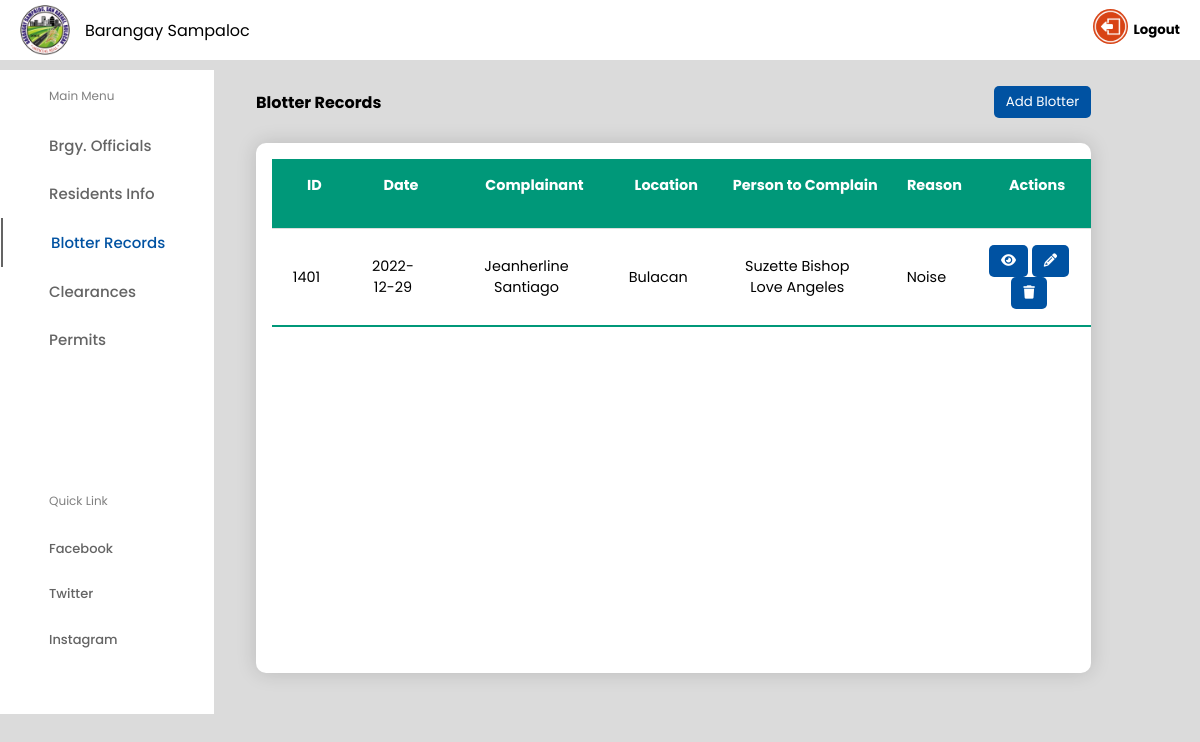
The page /blotter.php on the database its author committed.
### tables this page shows
CREATE TABLE `tblblotter` (
  `bID` int(11) NOT NULL,
  `bDate` date NOT NULL DEFAULT current_timestamp(),
  `bComp` varchar(50) NOT NULL,
  `bLoc` varchar(50) NOT NULL,
  `bPers` varchar(50) NOT NULL,
  `bReason` varchar(50) NOT NULL,
  `bAction` varchar(100) NOT NULL,
  `bAssist` varchar(50) NOT NULL,
  `bStatus` varchar(20) NOT NULL
);

### blotter.php (the view, shortened to what this page needs)
<!DOCTYPE html>
<html lang="en">
<head>
    <link rel="stylesheet" href="sections.css" />
    <link rel="stylesheet" href="https://cdnjs.cloudflare.com/ajax/libs/font-awesome/6.2.0/css/all.min.css" />
</head>
<body>
    <header class="header">
        <div class="logo">
            <img src="bLogo.png" alt="">
            <a>Barangay Sampaloc</a>
        </div>
        <div class="header-icons">
            <div class="account">
                <a href="logout.php"><img src="logout2.png" alt=""></a>
            </div>
            <br>
            <div>
                <h5>&nbsp Logout</h5>
            </div>
        </div>
    </header>
    <div class="container">
        <nav>
            <div class="side_navbar">
                <span>Main Menu</span>
                <a href="officials.php">Brgy. Officials</a>
                <a href="residents.php">Residents Info</a>
                <a href="blotter.php" class="active">Blotter Records</a>
                <a href="clearance.php">Clearances</a>
                <a href="permit.php">Permits</a>
                <div class="links">
                    <span>Quick Link</span>
                    <a href="#">Facebook</a>
                    <a href="#">Twitter</a>
                    <a href="#">Instagram</a>
                </div>
            </div>
        </nav>
        <div class="main-body">
            <div class="list">
                <div class="list1">
                    <div class="row">
                        <h4>Blotter Records</h4>
                        <div class="add">
                            <a href="addBlotter.php"><button>Add Blotter</button></a>
                        </div>
                    </div>
                    <table>
                        <thead>
                            <tr>
                                <th>ID</th>
                                <th>Date</th>
                                <th>Complainant</th>
                                <th>Location</th>
                                <th>Person to Complain</th>
                                <th>Reason</th>
                                <th>Actions</th>
                            </tr>
                        </thead>
                        <tbody>
                            <?php
                            include('config.php');
                            $sql = "SELECT * FROM tblBlotter";
                            $result = mysqli_query($conn, $sql);
                            while ($data = mysqli_fetch_array($result)) {
                            ?>
                                <tr>
                                    <td><?php echo $data['bID']; ?></td>
                                    <td><?php echo $data['bDate']; ?></td>
                                    <td><?php echo $data['bComp']; ?></td>
                                    <td><?php echo $data['bLoc']; ?></td>
                                    <td><?php echo $data['bPers']; ?></td>
                                    <td><?php echo $data['bReason']; ?></td>
                                    <td>
                                        <div class="add">
                                            <a href="viewBlotter.php?bID=<?php echo $data['bID']; ?>">
                                                <button><i class="fa fa-eye"></i></button>
                                            </a>
                                            <a href="editBlotter.php?bID=<?php echo $data['bID']; ?>">
                                                <button><i class="fa fa-pencil"></i></button>
                                            </a>
                                            <a href="deleteBlotter.php?bID=<?php echo $data['bID']; ?>">
                                                <button><i class="fa fa-trash"></i></button>
                                            </a>
                                        </div>
                                    </td>
                                </tr>
                            <?php
                            }
                            ?>
                        </tbody>
                    </table>
                </div>
            </div>
        </div>
    </div>
</body>
</html>

### sections.css (style rules this page uses)
* { margin: 0; padding: 0; border: none; outline: none; text-decoration: none; box-sizing: border-box; font-family: "Poppins", sans-serif; }
body { background: rgb(219, 219, 219); }
.header { display: flex; align-items: center; justify-content: space-between; height: 60px; padding: 20px; background: #fff; }
.logo { display: flex; align-items: center; }
.logo img { width: 50px; height: 100%; margin-right: 15px; border-top-right-radius: 15px; border-bottom-right-radius: 15px; }
.header-icons { display: flex; align-items: center; }
.header-icons .account { display: flex; align-items: center; justify-content: space-between; }
.header-icons .account img { width: 35px; height: 35px; cursor: pointer; border-radius: 50%; }
.container { margin-top: 10px; display: flex; justify-content: space-between; }
nav { background: #fff; }
.side_navbar { padding: 1px; display: flex; flex-direction: column; }
.side_navbar span { color: gray; margin: 1rem 3rem; font-size: 12px; }
.side_navbar a { width: 100%; padding: 0.8rem 3rem; font-weight: 500; font-size: 15px; color: rgb(100, 100, 100); }
.links { margin-top: 5rem; display: flex; flex-direction: column; }
.links a { font-size: 13px; }
.side_navbar .active { border-left: 2px solid rgb(100, 100, 100); color: #0052a2; }
tr { border-bottom: 1px solid #dddddd; }
th { background-color: #009879; color: #ffffff; text-align: center; }
tbody tr:last-of-type { border-bottom: 2px solid #009879; }

### blotter.php (style rules this page uses)
.main-body { width: 80%; padding: 1rem; }
.add button { background: #0052a2; color: white; padding: 6px 12px; border-radius: 5px; cursor: pointer; }
.list { width: 90%; align-items: center; justify-content: space-between; }
.row { display: flex; justify-content: space-between; align-items: center; }
table { display: block; overflow-y: scroll; width: 100%; height: 530px; font-size: 15px; color: #000; background: #fff; padding: 1rem; text-align: center; border-radius: 10px; border-collapse: collapse; margin: 25px 0; font-size: 0.9em; min-width: 400px; box-shadow: 0 0 20px rgba(0, 0, 0, 0.15); }
table, th { table-layout: fixed; padding: 1rem 0rem 2rem 1rem; text-align: center; justify-content: center; }
td { padding: 1rem 1.3rem; text-align: center; justify-content: center; }

### rows shown on the page
tblblotter: bID "1401", bDate "2022-12-29", bComp "Jeanherline Santiago", bLoc "Bulacan", bPers "Suzette Bishop Love Angeles", bReason "Noise"
